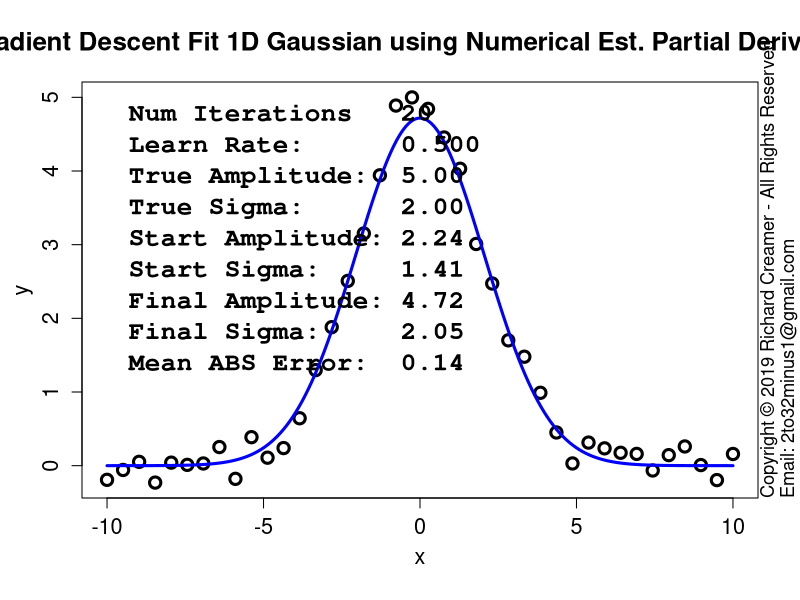

This chart was generated by the following R code:
##############################################################
### Copyright (c) Richard Creamer 2019 - All Rights Reserved
### Inquiries: email 2to32minus1@gmail.com
##############################################################

### Globals
fontScale = 1.2    # Global font size variable
lf        = 1.2    # Enlarge font of plot labels
verbose   = FALSE  # Verbose printing
lw        = 2      # Line width
xMargin   = 1      # X-axis margin for plots
yMargin   = 1      # Y-axis margin for plots
de        = 0.01   # Small constant for estimating derivatives numerically
smlPts    = 1      # Small  data point/circle
medPts    = 1.5    # Medium data point/circle
lrgPts    = 2.0    # Large  data point/circle

### Run this function to generate this plot
runFunc = function() {
	dw = 1000
	dh = 750	
	path = "D:/Code/R/LeastSquaresPlay/PlotsAndAssocCode/Plot19/"
	gd = makeGaussianTestData()
	savePngVerbose( paste(path, "Plot19.png", sep=""), 
					fitGauss1d, w=1280, h=dh, un="px", nIter=20, numDerivs=TRUE, gd=gd )
}

### Nonlinear least-squares gradient-descent curve fitting for Gaussian
fitGauss1d = function( learnRate = 0.5, nIter=100, nPts=40, drawPointLines=FALSE, doPlot=TRUE, numDerivs=FALSE, plotContours=FALSE, gd=NULL ) {
	set.seed( 3 )
	a = s = x = y = guesses = NULL
	if ( is.null( gd ) )
		gd = makeGaussianTestData()
	a = gd$trueAmpl
	s = gd$trueSigma
	trueAmpl = gd$trueAmpl
	trueSigma = gd$trueSigma
	x = gd$x
	y = gd$y
	nPts=gd$nPts
	guesses = gd$guesses
	aEst = guesses$a
	sEst = guesses$s
	da = 0
	ds = 0
	amplLegs = c( aEst )
	sigmaLegs = c( sEst )
	if ( nIter > 0 ) {
		# Basic implementation of Gradient Descent
		for ( i in 1:nIter ) {
			da = if ( numDerivs ) gaussDeDaNum( x, y, aEst, sEst ) else gaussDeDa( x, y, aEst, sEst )
			ds = if ( numDerivs ) gaussDeDsNum( x, y, aEst, sEst ) else gaussDeDs( x, y, aEst, sEst )
			aEst = aEst - learnRate * da
			sEst = sEst - learnRate * ds
			amplLegs[ length(amplLegs) + 1 ] = aEst
			sigmaLegs[ length(sigmaLegs) + 1 ] = sEst
			if ( verbose )
				print( sprintf( "Mean ABS fit error: %f\n", meanGaussAbsErr( x, y, aEst, sEst ) ) )
		}
	}
	finalMeanAbsFitError = meanGaussAbsErr( x, y, aEst, sEst )
	if ( doPlot) {
		plotTitle = "Gradient Descent Fit 1D Gaussian using Analytic Partial Derivatives"
		if ( numDerivs )
			plotTitle = "Gradient Descent Fit 1D Gaussian using Numerical Est. Partial Derivatives"
		plot( x, y, cex.lab=lf, xlab="", ylab="", main=plotTitle, cex=medPts, lwd=lw+1, cex.main=1.3*fontScale, cex.axis=1.3 )
		addAxisLabels()	
		predX = seq( x[1], x[length(x)], length.out=200 )
		predY = gauss1dFunc( predX, aEst, sEst )
		lines( predX, predY, col="blue", lwd=lw+1 )
		if ( drawPointLines )
			segments( x, y, x, gauss1dFunc( x, aEst, sEst ), col = "red" )
		legText = c()		
		legText[length(legText)+1] = sprintf( "Num Iterations   %d", nIter )
		legText[length(legText)+1] = sprintf( "Learn Rate:      %.3f", learnRate )
		legText[length(legText)+1] = sprintf( "True Amplitude:  %.2f", a )
		legText[length(legText)+1] = sprintf( "True Sigma:      %.2f", s )
		legText[length(legText)+1] = sprintf( "Start Amplitude: %.2f", guesses$a )
		legText[length(legText)+1] = sprintf( "Start Sigma:     %.2f", guesses$s )
		legText[length(legText)+1] = sprintf( "Final Amplitude: %.2f", aEst )
		legText[length(legText)+1] = sprintf( "Final Sigma:     %.2f", sEst )
		legText[length(legText)+1] = sprintf( "Mean ABS Error:  %.2f", meanGaussAbsErr( x, y, aEst, sEst ) )
		legLtys = seq( from=0, to=0, length=length(legText) )
		parSave = par( family="mono", font=2 )		
		legend( "topleft", inset=c(0,0), legend=legText, lty=legLtys, box.col="transparent", cex=1.3*fontScale, bg="transparent" )
		par( parSave )
	}
	if ( plotContours ) {
		plotGaussErrorContours( gd=gd )
		lines( amplLegs, sigmaLegs, col="red", lwd=lw )
	}
	return( list( x=x, y=y, a=aEst, s=sEst, meanAbsFitError=finalMeanAbsFitError, amplLegs=amplLegs, sigmaLegs=sigmaLegs, lr=learnRate ) )
}

### Shared use case Gaussian data set generator used by several cooperating functions
makeGaussianTestData = function( trueAmpl=5, trueSigma=2, aGuess=sqrt(trueAmpl), sGuess=sqrt(trueSigma), nPts=40 ) {
	set.seed( 3 )
	x = seq( -5*trueSigma, 5*trueSigma, length=nPts )
	y = gauss1dFunc( x, trueAmpl, trueSigma ) + rnorm( length(x), sd=0.2 )
	guesses = list( a=aGuess, s=sGuess )
	tuple = list( trueAmpl=trueAmpl, trueSigma=trueSigma, x=x, y=y, nPts=nPts, guesses=guesses )
	return( tuple )
}

### Compute mean SSD Gaussian cost function over a grid of Amplitude and Sigma values
### Note: returned matrix may need to be transposed for some functions such as contour()
### TODO: Try to use outer()
getGaussErrorGrid = function( errorFunc, ampls, sigmas, x, y ) {
	nr = length( sigmas )
	nc = length( ampls )
	z = matrix( nrow=nr, ncol=nc )	
	for ( row in 1:nr ) {     # loop over y-coordinates (sigma)
		sigma = sigmas[row]
		for ( col in 1:nc ) { # loop over x-coordinates (amplitude)
			ampl = ampls[col]
			z[row, col] = errorFunc( x, y, a=ampl, sigma=sigma )
		}
	}
	return( z )
}

### 2D plot error contours for range of Amplitude and Sigma values
### Amplitude maps to x-axis, Sigma maps to y-axis
plotGaussErrorContours = function( nLevels=30, customTitle="", drawGradVecs=FALSE, normGradVecs=TRUE, gd=NULL ) {
	set.seed( 3 )
	if ( is.null( gd ) )
		gd = makeGaussianTestData()
	a = gd$trueAmpl
	s = gd$trueSigma
	x = gd$x
	y = gd$y
	minAmpl  = a * 0.1;	maxAmpl  = a * 1.7
	minSigma = s * 0.1;	maxSigma = s * 1.7
	# Adjust ranges so plot is square
	deltaA = maxAmpl - minAmpl
	deltaS = maxSigma - minSigma
	maxDelta = if ( deltaA > deltaS ) deltaA else deltaS
	if ( deltaA > deltaS ) {
		maxSigma = minSigma + maxDelta
	} else {
		maxAmpl = minAmpl + maxDelta
	}
	nr = 200
	nc = 200
	ampls = seq( minAmpl, maxAmpl, length.out=nc )
	sigmas = seq( minSigma, maxSigma, length.out=nr )
	z = getGaussErrorGrid( meanGaussSsdErr, ampls, sigmas, x, y )
	xLim1 = minAmpl
	xLim2 = maxAmpl
	yLim1 = minSigma
	yLim2 = maxSigma
	plotTitle = ""
	if ( !drawGradVecs ) {
		plotTitle = sprintf( "1D Gaussian Cost Function Contours\nTrue Model: Amplitude = %.1f  Sigma = %.1f (noise added)", a, s )
	} else if ( normGradVecs ) {
		plotTitle = sprintf( "1D Gaussian Cost Function Contours w/Gradient (Unit) Vectors\nTrue Model: Amplitude = %.1f  Sigma = %.1f (noise added)", a, s )
	} else {
		plotTitle = sprintf( "1D Gaussian Cost Function Contours w/Gradient Vectors\nTrue Model: Amplitude = %.1f  Sigma = %.1f (noise added)", a, s )
	}
	if ( customTitle != "" )
		plotTitle = customTitle
	xform = contour( ampls, sigmas, t(z), axes=FALSE, cex.lab=lf, main=plotTitle, asp=1.0,
					 xlab="", ylab="", labcex=1.2, nlevels=nLevels, cex.main=1.3*fontScale, cex.axis=1.3 )
	xAxisMin = ceiling( gpl()$xLim[1] )
	xAxisMax = floor( gpl()$xLim[2] )
	yAxisMin = ceiling( gpl()$yLim[1] )
	yAxisMax = floor( gpl()$yLim[2] )
	axis( side=1, at=xAxisMin:xAxisMax, cex.axis=1.3 )
	axis( side=2, at=yAxisMin:yAxisMax, cex.axis=1.3 )
	addAxisLabels( xLabel="Amplitude", yLabel="Sigma" )
	box()
	xLimits = axisLimits( x )
	yLimits = axisLimits( y )
	lines( c(-1,12), c( s, s ), col="blue", lwd=lw )
	lines( c( a, a), c(-1,10), col="blue", lwd=lw )
	if ( drawGradVecs ) {
		gradPtsX1 = c()
		gradPtsY1 = c()
		gradPtsX2 = c()
		gradPtsY2 = c()
		gridSize=13
		for ( sigma in seq( from=sigmas[2], to=sigmas[length(sigmas)-1], length=gridSize ) ) {
			for ( ampl in seq( from=ampls[2], to=ampls[length(ampls)-1], length=gridSize ) ) {
				gradPtsX1[length(gradPtsX1)+1] = ampl
				gradPtsY1[length(gradPtsY1)+1] = sigma
				da = gaussDeDa( x, y, ampl, sigma )
				ds = gaussDeDs( x, y, ampl, sigma )
				mag = sqrt( da*da + ds*ds )
				if ( normGradVecs ) {
					da = da/mag/4 # hard-coded case-specific scale factor, unit vecs a bit too long for plot
					ds = ds/mag/4
				} else {
					da = da * 0.22 # hard-coded case-specific scale factor
					ds = ds * 0.22
				}
				gradPtsX2[length(gradPtsX2)+1] = ampl  - da
				gradPtsY2[length(gradPtsY2)+1] = sigma - ds
			}
		}
		points( gradPtsX1, gradPtsY1, col="blue", lwd=lw )
		arrows( gradPtsX1, gradPtsY1, gradPtsX2, gradPtsY2, col="blue", lwd=lw, cex=medPts, angle=15, length=0.125 )
	}
}

### Gaussian error/cost function - SSD
meanGaussSsdErr = function( x, y, a, sigma ) {
	return( (1/length(x)) * sum( (gauss1dFunc( x, a, sigma ) - y)^2 ) )
}

### Gaussian error/cost function - abs() of line lengths (not squared)
meanGaussAbsErr = function( x, y, a, sigma ) {
	return( (1/length(x)) * sum( abs(gauss1dFunc( x, a, sigma ) - y) ) )
}

### Analytical/exact partial derivative of error/cost function wrt Amplitude
gaussDeDa = function( x, y, a, sigma ) {
	term1 = sum( gauss1dFunc(x, a, sigma) * exp( -0.5 * (x/sigma)^2) )
	term2 = sum( y * exp( -0.5 * (x/sigma)^2) )
	return( 2 * ( term1 - term2 )/length(x) )
}

### Numerical estimation of partial derivative of error/cost function wrt Amplitude
gaussDeDaNum = function( x, y, a, sigma ) {
	e1 = meanGaussSsdErr( x, y, a, sigma )
	e2 = meanGaussSsdErr( x, y, a + de, sigma )
	return( (e2 - e1)/de )
}

### Analytical/exact partial derivative of error/cost function wrt Sigma
gaussDeDs = function( x, y, a, sigma ) {
	v = 2*a/sigma^3
	term1 = sum( gauss1dFunc(x, a, sigma) * x^2 * exp( -0.5 * (x/sigma)^2) )
	term2 = sum( x^2 * y * exp( -0.5 * (x/sigma)^2) )
	return( v * ( term1 - term2 )/length(x) )
}

### Numerical estimation of partial derivative of error/cost function wrt Sigma
gaussDeDsNum = function( x, y, a, sigma ) {
	e1 = meanGaussSsdErr( x, y, a, sigma )
	e2 = meanGaussSsdErr( x, y, a, sigma + de )
	return( (e2 - e1)/de )
}

### 1D Gaussian
gauss1dFunc = function( x, a, sigma ) {
	return( a * exp( -0.5 * (x/sigma)^2 ) )
}

### Shared use case Gaussian data set generator used by several cooperating functions
makeGaussianTestData = function( trueAmpl=5, trueSigma=2, aGuess=sqrt(trueAmpl), sGuess=sqrt(trueSigma), nPts=40 ) {
	set.seed( 3 )
	x = seq( -5*trueSigma, 5*trueSigma, length=nPts )
	y = gauss1dFunc( x, trueAmpl, trueSigma ) + rnorm( length(x), sd=0.2 )
	guesses = list( a=aGuess, s=sGuess )
	tuple = list( trueAmpl=trueAmpl, trueSigma=trueSigma, x=x, y=y, nPts=nPts, guesses=guesses )
	return( tuple )
}

### Convience method to add x/y axis labels
addAxisLabels = function( xLabel="x", yLabel="y", cexVal=1.3 ) {
	mtext( text=xLabel, side=1, line=2.5, cex=cexVal )
	mtext( text=yLabel, side=2, line=2.5, cex=cexVal )
}

### Save to PNG file, specify width and height
savePngVerbose = function( path, plotFunc, w=512, h=512, un="px", doCopyright=TRUE, ... ) {
	png( filename = path, type="cairo", units=un, width=w, height=h, pointsize=12, res=96 )
	plotFunc( ... )
	if ( doCopyright )
		addCopyright()
	dev.off()
}

### Add copyright notice to plot via text()
addCopyright = function() {
	mtext( "Copyright \uA9 2019 Richard Creamer - All Rights Reserved", side=4, line=0, adj=0, cex=1.1 )
	mtext( "Email: 2to32minus1@gmail.com", side=4, line=1, adj=0, cex=1.1 )
}

runFunc()
